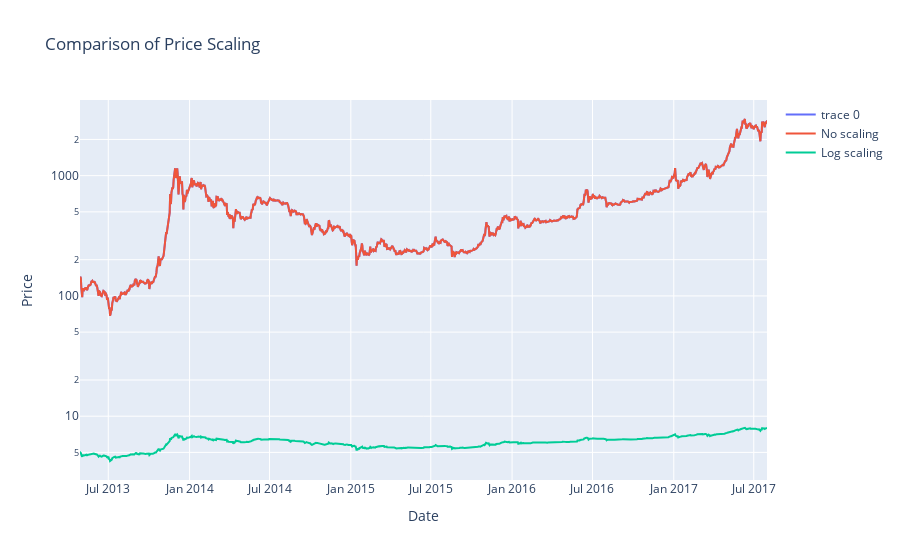

The notebook cell this image was saved under:
### Code cell
# Add a Scatter trace for the original data without scaling
fig.add_trace(go.Scatter(x=data.index, y=data['Close'], name='No scaling'))

# Add a Scatter trace for the data with logarithmic scaling
fig.add_trace(go.Scatter(x=data.index, y=np.log1p(data['Close']), name='Log scaling'))

# Update the layout of the figure
fig.update_layout(
    title='Comparison of Price Scaling',  # Set the title of the figure
    xaxis_title='Date',                   # Set the title of the x-axis
    yaxis_title='Price',                  # Set the title of the y-axis
    yaxis_type='log'                      # Set the y-axis to logarithmic scale
)

# Display the figure
fig.show()

### Figure 1 — Plotly figure (JSON) as saved in the notebook; plotly's stock layout.template omitted (floating-point values rounded to 4 significant figures; data arrays with more than 128 entries replaced by an {"elided": "..."} marker saying what was removed)
{"data": [{"type": "scatter", "x": {"elided": "1556 str values"}, "y": {"elided": "1556 float values"}}, {"name": "No scaling", "type": "scatter", "x": {"elided": "1556 str values"}, "y": {"elided": "1556 float values"}}, {"name": "Log scaling", "type": "scatter", "x": {"elided": "1556 str values"}, "y": {"elided": "1556 float values"}}], "layout": {"title": {"text": "Comparison of Price Scaling"}, "xaxis": {"title": {"text": "Date"}}, "yaxis": {"title": {"text": "Price"}, "type": "log"}}}
